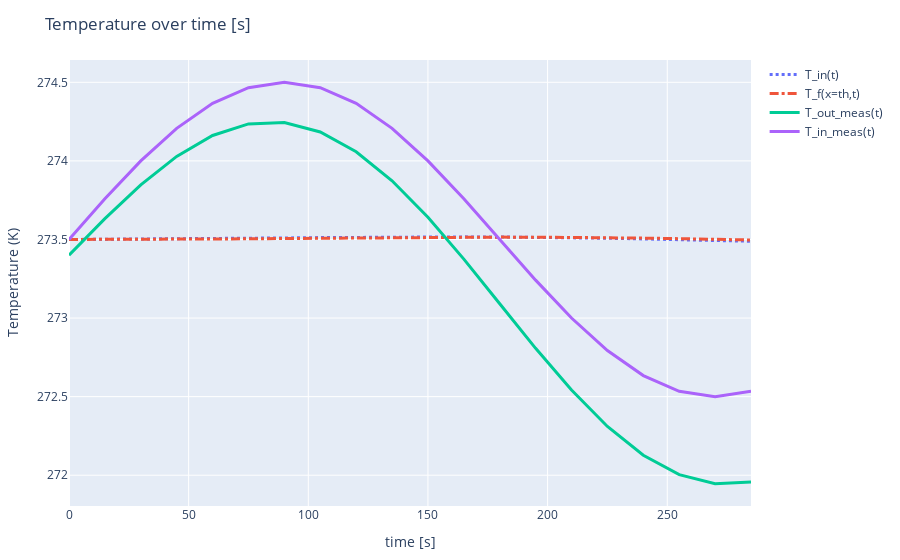

The code cell stored with this chart in its notebook:
### Code cell
labels = ["T_in(t)","T_f(x=th,t)","T_out_meas(t)","T_in_meas(t)"];
vals = [T_in[1:end-1], T_f[end, 1:end-1], T_out_meas[1:end-1], T_in_meas[1:end-1]]
linewidths = [3,3,3,3]
dashtypes = ["dot", "dashdot", "none", "none"]


traces = [PlotlyJS.scatter(x=vec(time_val),  y=val, mode="lines", name=label, line=attr(width=lw, dash=dt)) for (val,label, lw, dt) in zip(vals, labels, linewidths, dashtypes)];


p3 = PlotlyJS.plot(traces, Layout(;title="Temperature over time [s]", showlegend=true, xaxis_title=" time [s]", yaxis_title="Temperature (K)" ),  config=PlotConfig(scrollZoom=false));
p3

### Figure 1 — Plotly figure (JSON) as saved in the notebook; plotly's stock layout.template omitted (floating-point values rounded to 4 significant figures)
{"data": [{"line": {"dash": "dot", "width": 3}, "mode": "lines", "name": "T_in(t)", "type": "scatter", "x": [0, 15, 30, 45, 60, 75, 90, 105, 120, 135, 150, 165, 180, 195, 210, 225, 240, 255, 270, 285, 300], "y": [273.5, 273.5, 273.5, 273.5, 273.5, 273.5, 273.5, 273.5, 273.5, 273.5, 273.5, 273.5, 273.5, 273.5, 273.5, 273.5, 273.5, 273.5, 273.5, 273.5]}, {"line": {"dash": "dashdot", "width": 3}, "mode": "lines", "name": "T_f(x=th,t)", "type": "scatter", "x": [0, 15, 30, 45, 60, 75, 90, 105, 120, 135, 150, 165, 180, 195, 210, 225, 240, 255, 270, 285, 300], "y": [273.5, 273.5, 273.5, 273.5, 273.5, 273.5, 273.5, 273.5, 273.5, 273.5, 273.5, 273.5, 273.5, 273.5, 273.5, 273.5, 273.5, 273.5, 273.5, 273.5]}, {"line": {"dash": "none", "width": 3}, "mode": "lines", "name": "T_out_meas(t)", "type": "scatter", "x": [0, 15, 30, 45, 60, 75, 90, 105, 120, 135, 150, 165, 180, 195, 210, 225, 240, 255, 270, 285, 300], "y": [273.4, 273.6, 273.8, 274.0, 274.2, 274.2, 274.2, 274.2, 274.1, 273.9, 273.6, 273.4, 273.1, 272.8, 272.5, 272.3, 272.1, 272.0, 271.9, 272.0]}, {"line": {"dash": "none", "width": 3}, "mode": "lines", "name": "T_in_meas(t)", "type": "scatter", "x": [0, 15, 30, 45, 60, 75, 90, 105, 120, 135, 150, 165, 180, 195, 210, 225, 240, 255, 270, 285, 300], "y": [273.5, 273.8, 274, 274.2, 274.4, 274.5, 274.5, 274.5, 274.4, 274.2, 274, 273.8, 273.5, 273.2, 273, 272.8, 272.6, 272.5, 272.5, 272.5]}], "layout": {"margin": {"b": 50, "l": 50, "r": 50, "t": 60}, "showlegend": true, "title": "Temperature over time [s]", "xaxis": {"title": {"text": " time [s]"}}, "yaxis": {"title": {"text": "Temperature (K)"}}}}
